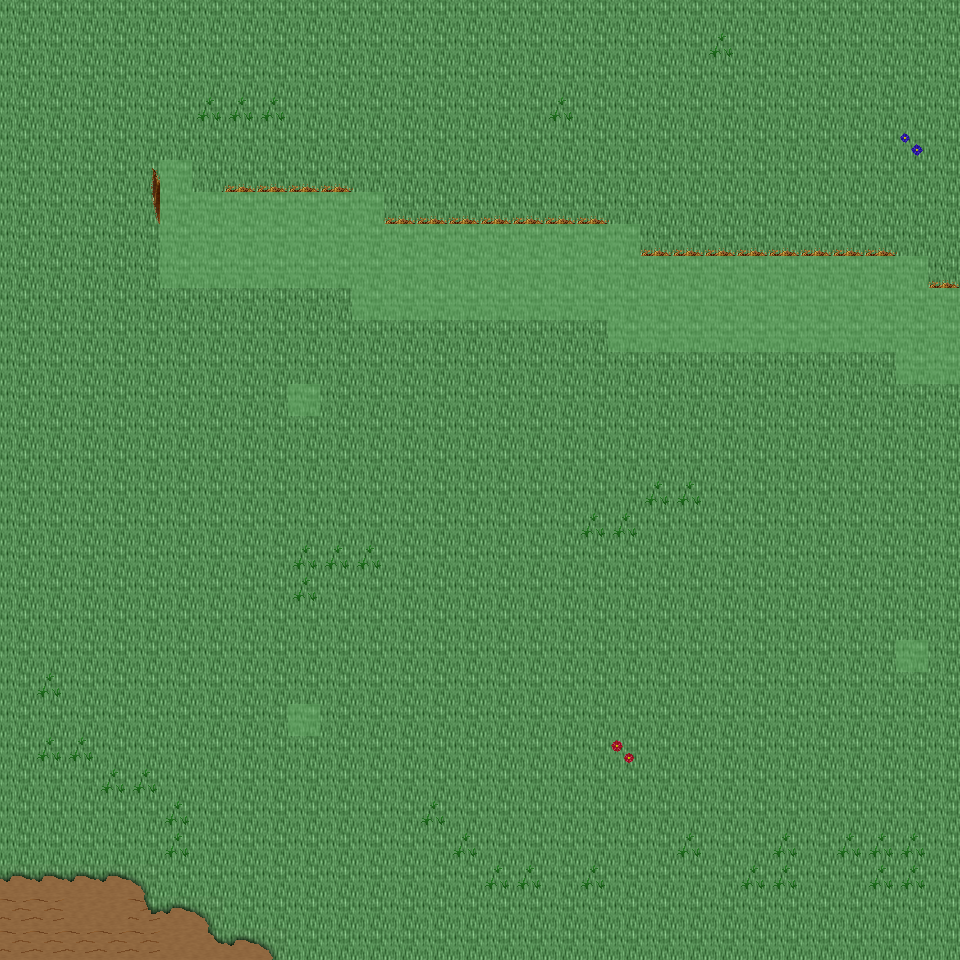

This is a level from a 2D game, rendered from its Tiled map with the project's own tilesets. A one-line summary and the map file follow, with tile-layer data summarised:
An orthogonal 30x30 tile map with 32x32 px tiles, 6 tile layers (Ground, Object, Object2, Above, ...), 19 tilesets and 5 objects (5x mapExit).

<map version="1.0" orientation="orthogonal" renderorder="right-down" width="30" height="30" tilewidth="32" tileheight="32" nextobjectid="6">
  <tileset firstgid="1" name="tileset_ground_ground" tilewidth="32" tileheight="32" tilecount="33" columns="3">
    <image source="../drawable/tileset_ground_ground.png" width="96" height="352" />
  </tileset>
  <tileset firstgid="34" name="tileset_ground_water_pool" tilewidth="32" tileheight="32" tilecount="72" columns="3">
    <image source="../drawable/tileset_ground_water_pool.png" width="96" height="768" />
  </tileset>
  <tileset firstgid="106" name="tileset_ground_ridge_earth_dark" tilewidth="32" tileheight="32" tilecount="96" columns="12">
    <image source="../drawable/tileset_ground_ridge_earth_dark.png" width="384" height="256" />
  </tileset>
  <tileset firstgid="202" name="tileset_ground_grass_edges" tilewidth="32" tileheight="32" tilecount="36" columns="12">
    <image source="../drawable/tileset_ground_grass_edges.png" width="384" height="96" />
  </tileset>
  <tileset firstgid="238" name="tileset_ground_earth_edges" tilewidth="32" tileheight="32" tilecount="18" columns="6">
    <image source="../drawable/tileset_ground_earth_edges.png" width="192" height="96" />
  </tileset>
  <tileset firstgid="256" name="tileset_ground_grass_corners" tilewidth="32" tileheight="32" tilecount="24" columns="6">
    <image source="../drawable/tileset_ground_grass_corners.png" width="192" height="128" />
  </tileset>
  <tileset firstgid="280" name="tileset_plant_grasses" tilewidth="32" tileheight="32" tilecount="6" columns="3">
    <image source="../drawable/tileset_plant_grasses.png" width="96" height="64" />
  </tileset>
  <tileset firstgid="286" name="tileset_plant_flower_daisy_blue" tilewidth="32" tileheight="32" tilecount="8" columns="2">
    <image source="../drawable/tileset_plant_flower_daisy_blue.png" width="64" height="128" />
  </tileset>
  <tileset firstgid="294" name="tileset_plant_flower_daisy_yellow" tilewidth="32" tileheight="32" tilecount="8" columns="2">
    <image source="../drawable/tileset_plant_flower_daisy_yellow.png" width="64" height="128" />
  </tileset>
  <tileset firstgid="302" name="tileset_plant_bush_bushes" tilewidth="32" tileheight="32" tilecount="10" columns="5">
    <image source="../drawable/tileset_plant_bush_bushes.png" width="160" height="64" />
  </tileset>
  <tileset firstgid="312" name="tileset_plant_flower_daisy_red" tilewidth="32" tileheight="32" tilecount="8" columns="2">
    <image source="../drawable/tileset_plant_flower_daisy_red.png" width="64" height="128" />
  </tileset>
  <tileset firstgid="320" name="tileset_plant_flower_daisy_white" tilewidth="32" tileheight="32" tilecount="8" columns="2">
    <image source="../drawable/tileset_plant_flower_daisy_white.png" width="64" height="128" />
  </tileset>
  <tileset firstgid="328" name="tileset_item_statue_bird" tilewidth="32" tileheight="32" tilecount="8" columns="2">
    <image source="../drawable/tileset_item_statue_bird.png" width="64" height="128" />
  </tileset>
  <tileset firstgid="336" name="tileset_logic_collision" tilewidth="32" tileheight="32" tilecount="1" columns="1">
    <image source="../drawable/tileset_logic_collision.png" width="32" height="32" />
  </tileset>
  <tileset firstgid="337" name="tileset_ground_green_paving" tilewidth="32" tileheight="32" tilecount="18" columns="3">
    <image source="../drawable/tileset_ground_green_paving.png" width="96" height="192" />
  </tileset>
  <tileset firstgid="355" name="tileset_logic_protection" tilewidth="32" tileheight="32" tilecount="2" columns="2">
    <image source="../drawable/tileset_logic_protection.png" width="64" height="32" />
  </tileset>
  <tileset firstgid="357" name="tileset_building_castle" tilewidth="32" tileheight="32" tilecount="320" columns="20">
    <image source="../drawable/tileset_building_castle.png" width="640" height="512" />
  </tileset>
  <tileset firstgid="677" name="tileset_logic_creature_reptile" tilewidth="32" tileheight="32" tilecount="7" columns="7">
    <image source="../drawable/tileset_logic_creature_reptile.png" width="224" height="32" />
  </tileset>
  <tileset firstgid="684" name="tileset_logic_creature_rodent" tilewidth="32" tileheight="32" tilecount="8" columns="8">
    <image source="../drawable/tileset_logic_creature_rodent.png" width="256" height="32" />
  </tileset>
  <layer name="Ground" width="30" height="30">
    <data>[900 cells, 900 non-empty, 2 distinct tile ids]</data>
  </layer>
  <layer name="Object" width="30" height="30">
    <data>[900 cells, 123 non-empty, 22 distinct tile ids]</data>
  </layer>
  <layer name="Object2" width="30" height="30">
    <data>[900 cells, 39 non-empty, 4 distinct tile ids]</data>
  </layer>
  <layer name="Above" width="30" height="30">
    <data>[900 cells, 0 non-empty, 0 distinct tile ids]</data>
  </layer>
  <layer name="Above2" width="30" height="30">
    <data>[900 cells, 0 non-empty, 0 distinct tile ids]</data>
  </layer>
  <layer name="Walkable" width="30" height="30">
    <data>[900 cells, 82 non-empty, 1 distinct tile ids]</data>
  </layer>
  <objectgroup name="MapEvents">
    <object id="1" name="north" type="mapExit" x="0" y="0" width="960" height="32">
      <properties>
        <property name="map" value="level_0_x87_y94" />
        <property name="x" value="0" />
        <property name="y" value="28" />
      </properties>
    </object>
    <object id="2" name="south" type="mapExit" x="0" y="928" width="960" height="32">
      <properties>
        <property name="map" value="level_0_x87_y96" />
        <property name="x" value="0" />
        <property name="y" value="1" />
      </properties>
    </object>
    <object id="3" name="west" type="mapExit" x="0" y="0" width="32" height="960">
      <properties>
        <property name="map" value="level_0_x86_y95" />
        <property name="x" value="28" />
        <property name="y" value="0" />
      </properties>
    </object>
    <object id="4" name="east" type="mapExit" x="928" y="0" width="32" height="288">
      <properties>
        <property name="map" value="level_0_x88_y95" />
        <property name="x" value="1" />
        <property name="y" value="0" />
      </properties>
    </object>
    <object id="5" name="east2" type="mapExit" x="928" y="384" width="32" height="576">
      <properties>
        <property name="map" value="level_0_x88_y95" />
        <property name="x" value="1" />
        <property name="y" value="12" />
      </properties>
    </object>
  </objectgroup>
</map>
